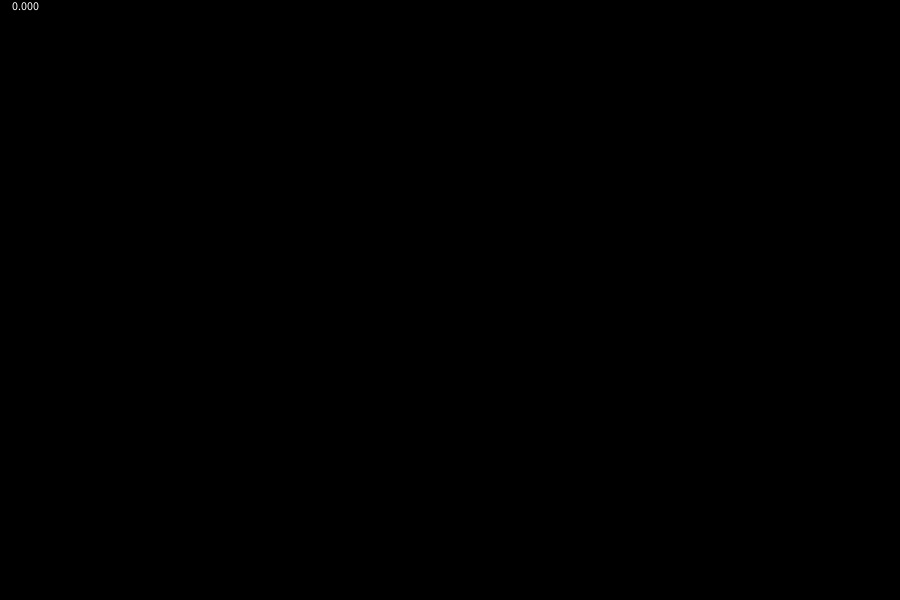
Frame 1 (no input)
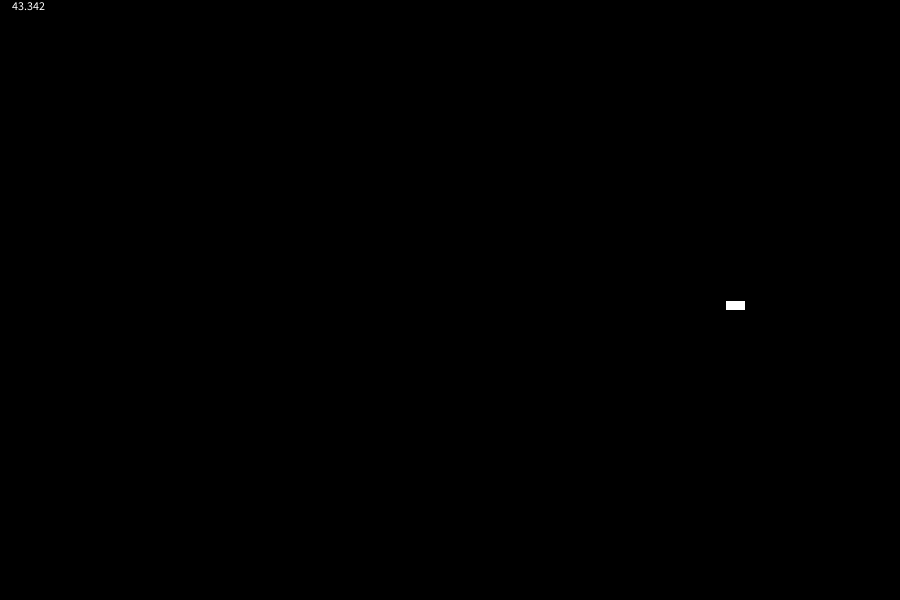
Frame 60 (the mouse pressed at the canvas centre just before this capture)
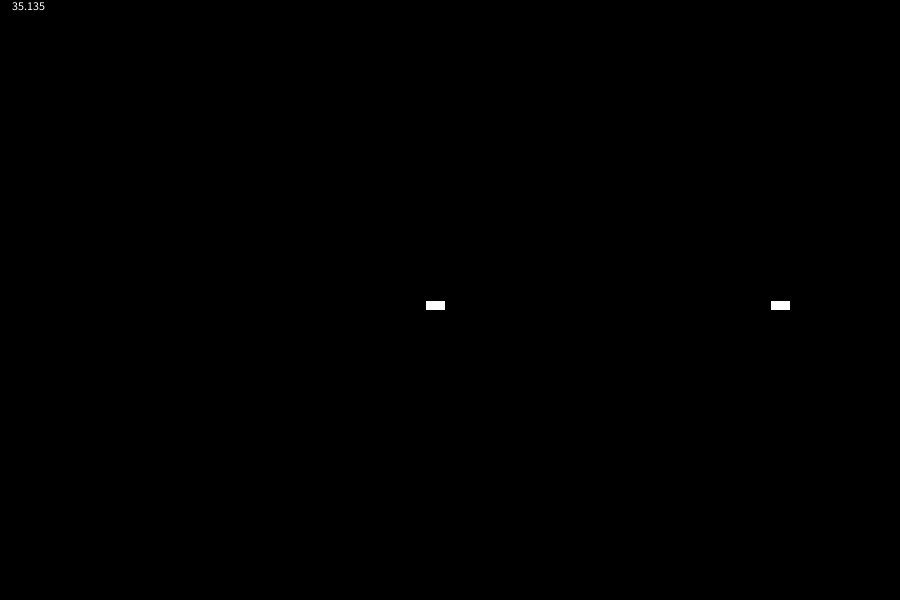
Frame 120 (the mouse held since frame 60 and released just before this capture)

The Processing sketch that drew these frames (run headless with seeded random() and noise(); from frame 60 on, the mouse is pressed at the canvas centre):

// Processing sketch: expclass
// ── expclass.pde
int n = 50;
float m;
ArrayList<Platforms> rects = new ArrayList<Platforms>();
void setup() {
  size(900, 600);
//  noStroke();
}

void draw() {
  background(0);
  text(m, 10, 10);
  m = random(n);
  if (m>2&&m<3) {
    rects.add(new Platforms());
  }
  for (int i = rects.size ()-1; i >= 0; i--) {
    Platforms r = rects.get(i);
    r.display();
    r.move();
    if (r.off()) {
      rects.remove(i);
    }
  }
}

class Platforms {
  PVector loc, vel, acc, sz;
  boolean off;

  Platforms() {
    loc = new PVector(width, 300);
    vel = new PVector(-5, 0);
    sz = new PVector(20, 10);
    acc = new PVector(0, 0);
  }

  void display() {
    rect(loc.x, loc.y, sz.x, sz.y);
  }
  void move() {
    vel.add(acc);
    loc.add(vel);
  }
  boolean off() {
    if (loc.x < -sz.x) {
      return true;
    } else {
      return false;
    }
  }
}
